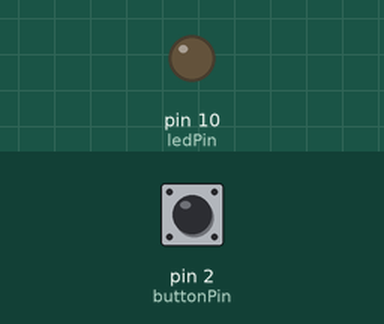
Recording of a sketch running on a simulated Arduino Uno, built with avr-gcc and run on an emulated ATmega328P. On the bench: output pins drawn as LEDs (lit = HIGH). The test bench sets the inputs (shaded band); at power-on: pin 2 (buttonPin) LOW.

Above: at 1.2 s.
1.3 s: pin 2 (buttonPin) pulled HIGH for 0.15 s
At 1.37 s:
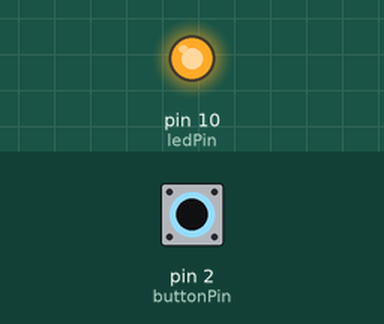
2.9 s: pin 2 (buttonPin) pulled HIGH for 3.2 s
At 6.7 s:
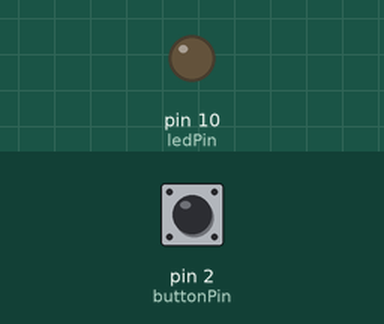
Timing chart, 0 to 8.2 s (numbered marks = the images above; inputs shaded):
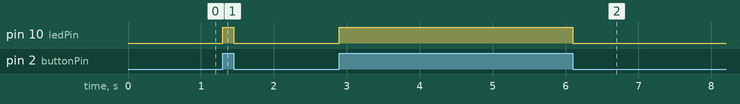

Measured:
- after the input at 1.3 s, pin 10 (ledPin): LOW → HIGH at once, → LOW 0.15 s later
- after the input at 2.9 s, pin 10 (ledPin): LOW → HIGH at once, → LOW 3.2 s later

The sketch:

324_0.ino
```cpp
// p.158

const int ledPin = 10;
const int buttonPin = 2;

void setup() {
  pinMode(ledPin, OUTPUT);
  pinMode(buttonPin, INPUT);
}

void loop() {
  int buttonInput = digitalRead(buttonPin);
  digitalWrite(ledPin, buttonInput);
}
```
